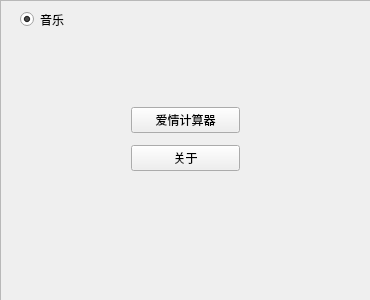
<?xml version="1.0" encoding="UTF-8"?>
<ui version="4.0">
 <class>MainWindow</class>
 <widget class="QMainWindow" name="MainWindow">
  <property name="geometry">
   <rect>
    <x>0</x>
    <y>0</y>
    <width>370</width>
    <height>300</height>
   </rect>
  </property>
  <property name="sizePolicy">
   <sizepolicy hsizetype="Fixed" vsizetype="Fixed">
    <horstretch>0</horstretch>
    <verstretch>0</verstretch>
   </sizepolicy>
  </property>
  <property name="minimumSize">
   <size>
    <width>370</width>
    <height>300</height>
   </size>
  </property>
  <property name="maximumSize">
   <size>
    <width>370</width>
    <height>300</height>
   </size>
  </property>
  <property name="focusPolicy">
   <enum>Qt::NoFocus</enum>
  </property>
  <property name="windowTitle">
   <string>MainWindow</string>
  </property>
  <property name="autoFillBackground">
   <bool>true</bool>
  </property>
  <property name="styleSheet">
   <string notr="true"/>
  </property>
  <widget class="QWidget" name="centralWidget">
   <widget class="QFrame" name="frame">
    <property name="geometry">
     <rect>
      <x>0</x>
      <y>0</y>
      <width>371</width>
      <height>301</height>
     </rect>
    </property>
    <property name="sizePolicy">
     <sizepolicy hsizetype="Preferred" vsizetype="Preferred">
      <horstretch>0</horstretch>
      <verstretch>0</verstretch>
     </sizepolicy>
    </property>
    <property name="autoFillBackground">
     <bool>false</bool>
    </property>
    <property name="styleSheet">
     <string notr="true">    #frame { 
    border-image: url(:/images/background.png); 
    } 
    #frame * { 
    border-image:url(); 
    }</string>
    </property>
    <property name="frameShape">
     <enum>QFrame::StyledPanel</enum>
    </property>
    <property name="frameShadow">
     <enum>QFrame::Raised</enum>
    </property>
    <widget class="QWidget" name="layoutWidget">
     <property name="geometry">
      <rect>
       <x>120</x>
       <y>90</y>
       <width>131</width>
       <height>100</height>
      </rect>
     </property>
     <layout class="QVBoxLayout" name="verticalLayout">
      <item>
       <widget class="QPushButton" name="mainbutton">
        <property name="text">
         <string>爱情计算器</string>
        </property>
        <property name="default">
         <bool>false</bool>
        </property>
       </widget>
      </item>
      <item>
       <widget class="QPushButton" name="pushButton_2">
        <property name="text">
         <string>关于</string>
        </property>
       </widget>
      </item>
     </layout>
    </widget>
    <widget class="QRadioButton" name="radioButton">
     <property name="geometry">
      <rect>
       <x>20</x>
       <y>10</y>
       <width>115</width>
       <height>19</height>
      </rect>
     </property>
     <property name="text">
      <string>音乐</string>
     </property>
     <property name="checked">
      <bool>true</bool>
     </property>
    </widget>
   </widget>
  </widget>
 </widget>
 <layoutdefault spacing="6" margin="11"/>
 <resources/>
 <connections/>
</ui>
